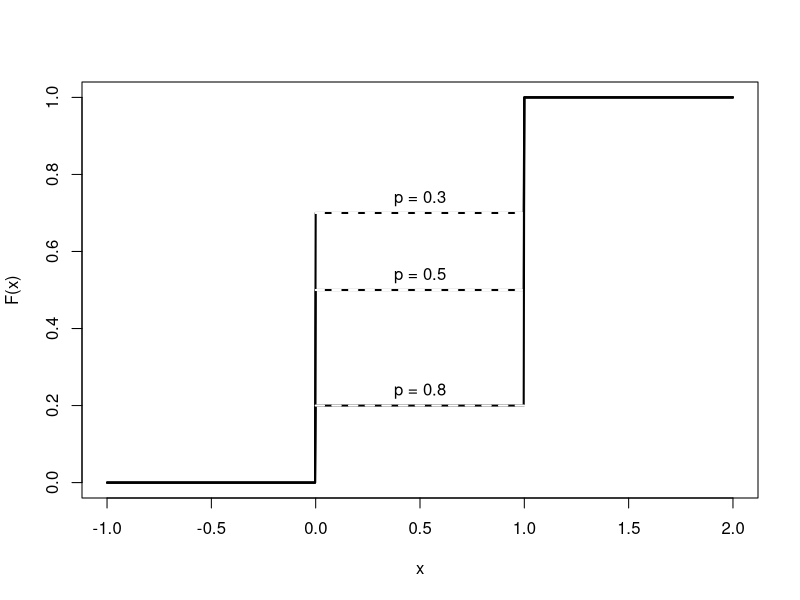

This chart was generated by the following R code:
## ---- chunk 1
# Valores do parâmetro p
p_values <- c(0.3, 0.5, 0.8)

# Função de distribuição Bernoulli
bernoulli_distribution <- function(x, p) {
  ifelse(x < 0, 0,
         ifelse(x < 1, 1 - p,
                ifelse(x == 1, 1, 
                       ifelse(x > 1, 1, NA))))
}

# Criar um gráfico vazio
plot(-1:2, type = "n", xlim = c(-1, 2), ylim = c(0, 1), 
     xlab = "x", ylab = "F(x)", main = "")

# Adicionar a função de distribuição para cada valor de p
for (p in p_values) {
  curve(bernoulli_distribution(x, p), from = -1, to = 2, n = 1000,
        add = TRUE, col = "black", lwd = 2)
  segments(0, 1 - p, 1, 1 - p, col = "white", lwd = 2, lty = 2)
  
  # Adicionar os valores nos pontos centrais das linhas
  text(0.5, 1 - p, paste("p =", p), pos = 3)
}




